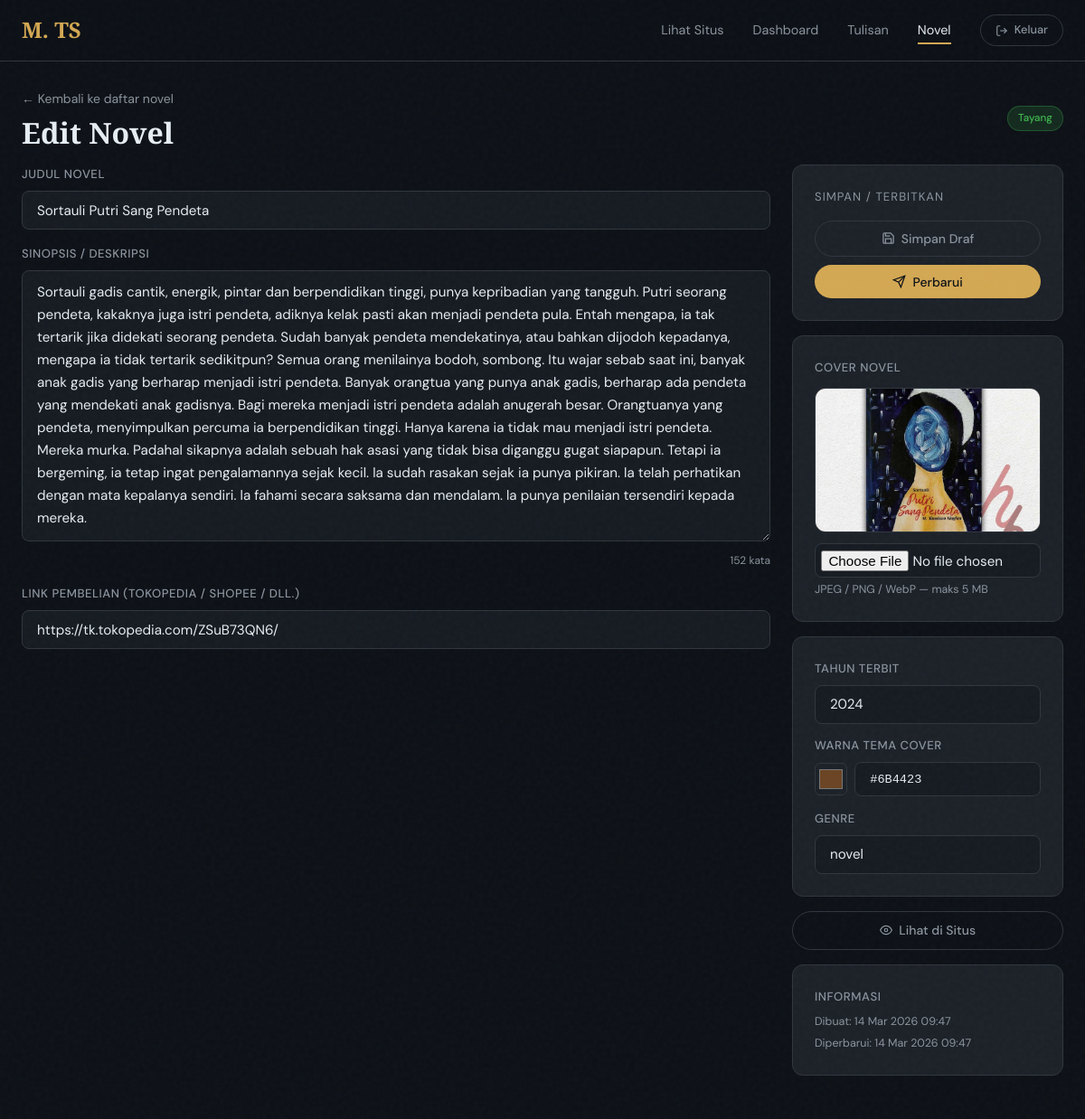
/author_novels.php?action=edit&id=1 (signed in), run on the app's committed database.
### tables this page shows
CREATE TABLE IF NOT EXISTS `novels` (
  `id`          INT AUTO_INCREMENT PRIMARY KEY,
  `title`       VARCHAR(255)  NOT NULL,
  `synopsis`    TEXT          NOT NULL,
  `cover_image` VARCHAR(500)  DEFAULT NULL,
  `buy_link`    VARCHAR(500)  DEFAULT NULL,
  `year`        YEAR          NOT NULL,
  `color`       VARCHAR(7)    DEFAULT '#6B4423',
  `genre`       VARCHAR(100)  DEFAULT 'novel',
  `status`      ENUM('draft','published') DEFAULT 'draft',
  `created_at`  DATETIME      DEFAULT CURRENT_TIMESTAMP,
  `updated_at`  DATETIME      DEFAULT CURRENT_TIMESTAMP ON UPDATE CURRENT_TIMESTAMP
);

### config.php (called while the page is built, shortened)
<?php
function e(string $str): string {
    return htmlspecialchars($str, ENT_QUOTES | ENT_HTML5, 'UTF-8');
}

### author_novels.php (the view, shortened to what this page needs)
<?php
require_once 'config.php';
$db     = getDB();
$action = $_GET['action'] ?? 'list';
$id     = (int)($_GET['id'] ?? 0);
$editNovel = null;
if (($action === 'edit') && $id > 0) {
    $stmt = $db->prepare("SELECT * FROM novels WHERE id = ?");
    $stmt->execute([$id]);
    $editNovel = $stmt->fetch();
}
$novels = [];
$csrfToken = csrfToken();
?>
<!DOCTYPE html>
<html lang="id">
<head>
  <link rel="stylesheet" href="theme.css">
</head>
<body>
<div class="noise-overlay"></div>
<nav class="site-nav">
  <div class="nav-inner">
    <a href="index.php" class="nav-brand">M. TS</a>
    <div class="nav-links">
      <a href="index.php" class="nav-link">Lihat Situs</a>
      <a href="author.php" class="nav-link">Dashboard</a>
      <a href="author_posts.php" class="nav-link">Tulisan</a>
      <a href="author_novels.php" class="nav-link active">Novel</a>
      <a href="logout.php" class="btn btn-ghost btn-sm">
        <svg width="14" height="14" viewBox="0 0 24 24" fill="none" stroke="currentColor" stroke-width="2"><path d="M9 21H5a2 2 0 0 1-2-2V5a2 2 0 0 1 2-2h4"/><polyline points="16 17 21 12 16 7"/><line x1="21" y1="12" x2="9" y2="12"/></svg>
        Keluar
      </a>
    </div>
  </div>
</nav>
<div class="page-wrapper">
  <?php if ($action === 'list'): ?>
  <div class="flex items-center justify-between mb-4 wrap gap-3">
    <div>
      <h1 style="font-size:2rem;font-weight:700;">Katalog Novel</h1>
      <p class="text-muted text-sm">Kelola novel dan katalog buku Anda.</p>
    </div>
    <a href="?action=new" class="btn btn-primary">
      <svg width="15" height="15" viewBox="0 0 24 24" fill="none" stroke="currentColor" stroke-width="2"><line x1="12" y1="5" x2="12" y2="19"/><line x1="5" y1="12" x2="19" y2="12"/></svg>
      Tambah Novel
    </a>
  </div>
  <div class="card" style="padding:0;">
    <?php if (empty($novels)): ?>
    <div style="padding:3rem;text-align:center;color:var(--muted);">Belum ada novel. <a href="?action=new">Tambah sekarang →</a></div>
    <?php else: ?>
    <table class="data-table">
      <thead>
        <tr>
          <th>Judul</th>
          <th>Tahun</th>
          <th>Status</th>
          <th>Diperbarui</th>
          <th>Aksi</th>
        </tr>
      </thead>
      <tbody>
      <?php foreach ($novels as $n): ?>
      <tr>
        <td>
          <div style="display:flex;align-items:center;gap:0.75rem;">
            <?php if ($n['cover_image']): ?>
            <img src="<?= e($n['cover_image']) ?>" alt="" style="width:36px;height:48px;object-fit:cover;border-radius:4px;flex-shrink:0;">
            <?php else: ?>
            <div style="width:36px;height:48px;background:<?= e($n['color']) ?>;border-radius:4px;flex-shrink:0;"></div>
            <?php endif; ?>
            <a href="?action=edit&id=<?= $n['id'] ?>" style="color:var(--fg);font-size:0.88rem;font-weight:500;"><?= e($n['title']) ?></a>
          </div>
        </td>
        <td class="text-muted"><?= e((string)$n['year']) ?></td>
        <td><span class="badge badge-<?= $n['status'] ?>"><?= e($n['status'] === 'published' ? 'Tayang' : 'Draf') ?></span></td>
        <td class="text-muted text-xs"><?= date('d M Y', strtotime($n['updated_at'])) ?></td>
        <td>
          <div style="display:flex;gap:0.4rem;flex-wrap:wrap;">
            <a href="?action=edit&id=<?= $n['id'] ?>" class="btn btn-ghost btn-sm">Edit</a>
            <form method="POST" style="display:inline;" onsubmit="return confirm('Yakin?')">
              <input type="hidden" name="csrf_token" value="<?= e($csrfToken) ?>">
              <input type="hidden" name="id"     value="<?= $n['id'] ?>">
              <input type="hidden" name="action" value="<?= $n['status'] === 'published' ? 'unpublish' : 'publish' ?>">
              <button class="btn btn-sm <?= $n['status'] === 'published' ? 'btn-ghost' : 'btn-success' ?>">
                <?= $n['status'] === 'published' ? 'Tarik' : 'Terbitkan' ?>
              </button>
            </form>
            <form method="POST" style="display:inline;" onsubmit="return confirm('Hapus novel ini permanen?')">
              <input type="hidden" name="csrf_token" value="<?= e($csrfToken) ?>">
              <input type="hidden" name="id"     value="<?= $n['id'] ?>">
              <input type="hidden" name="action" value="delete">
              <button class="btn btn-danger btn-sm">Hapus</button>
            </form>
          </div>
        </td>
      </tr>
      <?php endforeach; ?>
      </tbody>
    </table>
    <?php endif; ?>
  </div>
  <?php else: ?>
  <?php
    $isNew = ($action === 'new');
    $curTitle    = $editNovel['title']       ?? '';
    $curSynopsis = $editNovel['synopsis']    ?? '';
    $curBuyLink  = $editNovel['buy_link']    ?? '';
    $curYear     = $editNovel['year']        ?? (int)date('Y');
    $curColor    = $editNovel['color']       ?? '#6B4423';
    $curGenre    = $editNovel['genre']       ?? 'novel';
    $curStatus   = $editNovel['status']      ?? 'draft';
    $curCover    = $editNovel['cover_image'] ?? '';
  ?>
  <div class="flex items-center justify-between mb-4 wrap gap-3">
    <div>
      <a href="author_novels.php" class="text-muted text-sm">← Kembali ke daftar novel</a>
      <h1 style="font-size:2rem;font-weight:700;margin-top:0.4rem;">
        <?= $isNew ? 'Tambah Novel Baru' : 'Edit Novel' ?>
      </h1>
    </div>
    <?php if (!$isNew): ?>
    <span class="badge badge-<?= $curStatus ?>"><?= $curStatus === 'published' ? 'Tayang' : 'Draf' ?></span>
    <?php endif; ?>
  </div>
  <form method="POST" enctype="multipart/form-data" id="novelForm">
    <div class="novel-editor-wrap">
      <div style="display:flex;flex-direction:column;gap:1rem;">
        <div class="form-group">
          <label class="form-label">Judul Novel</label>
          <input type="text" name="title" class="form-control" required
                 placeholder="Judul novel…"
                 value="<?= e($curTitle) ?>">
        </div>
        <div class="form-group">
          <label class="form-label">Sinopsis / Deskripsi</label>
          <textarea name="synopsis" class="form-control" style="min-height:300px;" required
                    placeholder="Tulis sinopsis novel Anda di sini…"><?= e($curSynopsis) ?></textarea>
          <div class="word-count" id="synWordCount">0 kata</div>
        </div>
        <div class="form-group">
          <label class="form-label">Link Pembelian (Tokopedia / Shopee / dll.)</label>
          <input type="url" name="buy_link" class="form-control"
                 placeholder="https://tokopedia.com/…"
                 value="<?= e($curBuyLink) ?>">
        </div>
      </div>
      <div style="display:flex;flex-direction:column;gap:1rem;">
        <div class="card">
          <p style="font-size:0.82rem;text-transform:uppercase;letter-spacing:0.08em;color:var(--muted);margin-bottom:1rem;">Simpan / Terbitkan</p>
          <div style="display:flex;flex-direction:column;gap:0.6rem;">
            <button type="submit" name="submit_action" value="draft" class="btn btn-ghost" style="justify-content:center;">
              <svg width="15" height="15" viewBox="0 0 24 24" fill="none" stroke="currentColor" stroke-width="2"><path d="M19 21H5a2 2 0 0 1-2-2V5a2 2 0 0 1 2-2h11l5 5v11a2 2 0 0 1-2 2z"/><polyline points="17 21 17 13 7 13 7 21"/><polyline points="7 3 7 8 15 8"/></svg>
              Simpan Draf
            </button>
            <button type="submit" name="submit_action" value="publish" class="btn btn-primary" style="justify-content:center;">
              <svg width="15" height="15" viewBox="0 0 24 24" fill="none" stroke="currentColor" stroke-width="2"><line x1="22" y1="2" x2="11" y2="13"/><polygon points="22 2 15 22 11 13 2 9 22 2"/></svg>
              <?= $curStatus === 'published' ? 'Perbarui' : 'Terbitkan' ?>
            </button>
          </div>
        </div>
        <div class="card">
          <p class="form-label" style="margin-bottom:0.75rem;">Cover Novel</p>
          <div class="cover-swatch" id="coverSwatch"
               style="background: linear-gradient(150deg, <?= e($curColor) ?> 0%, <?= e($curColor) ?>88 100%);">
            <?php if ($curCover): ?>
            <img src="<?= e($curCover) ?>" alt="Cover" id="coverPreviewImg">
            <?php else: ?>
            <img src="" alt="" id="coverPreviewImg" style="display:none;">
            <?php endif; ?>
          </div>
          <input type="file" name="cover_image" id="coverInput" accept="image/jpeg,image/png,image/webp"
                 class="form-control" style="padding:0.4rem;">
          <p class="text-muted text-xs mt-1">JPEG / PNG / WebP — maks 5 MB</p>
        </div>
        <div class="card">
          <div style="display:flex;flex-direction:column;gap:0.85rem;">
            <div class="form-group">
              <label class="form-label">Tahun Terbit</label>
              <input type="number" name="year" class="form-control"
                     min="1900" max="<?= (int)date('Y') + 5 ?>"
                     value="<?= e((string)$curYear) ?>">
            </div>
            <div class="form-group">
              <label class="form-label">Warna Tema Cover</label>
              <div style="display:flex;gap:0.5rem;align-items:center;">
                <input type="color" name="color" id="colorPicker" value="<?= e($curColor) ?>"
                       style="width:44px;height:36px;border:1px solid var(--border);border-radius:6px;background:transparent;cursor:pointer;padding:2px;">
                <input type="text" id="colorText" value="<?= e($curColor) ?>"
                       class="form-control" style="font-family:monospace;font-size:0.85rem;"
                       maxlength="7" placeholder="#6B4423">
              </div>
            </div>
            <div class="form-group">
              <label class="form-label">Genre</label>
              <input type="text" name="genre" class="form-control"
                     placeholder="novel, roman, sastra…"
                     value="<?= e($curGenre) ?>">
            </div>
          </div>
        </div>
        <?php if ($editNovel): ?>
        <?php if ($curStatus === 'published'): ?>
        <a href="index.php#buku" target="_blank"
           class="btn btn-ghost" style="justify-content:center;width:100%;">
          <svg width="14" height="14" viewBox="0 0 24 24" fill="none" stroke="currentColor" stroke-width="2"><path d="M1 12s4-8 11-8 11 8 11 8-4 8-11 8-11-8-11-8z"/><circle cx="12" cy="12" r="3"/></svg>
          Lihat di Situs
        </a>
        <?php endif; ?>
        <div class="card">
          <p class="form-label">Informasi</p>
          <p class="text-muted text-xs mt-2">Dibuat: <?= date('d M Y H:i', strtotime($editNovel['created_at'])) ?></p>
          <p class="text-muted text-xs mt-1">Diperbarui: <?= date('d M Y H:i', strtotime($editNovel['updated_at'])) ?></p>
        </div>
        <?php endif; ?>
      </div>
    </div>
  </form>
  <?php endif; ?>
</div>
</body>
</html>

### theme.css (style rules this page uses)
:root { --bg: #0d1117; --bg-secondary:#161b22; --fg: #e6edf3; --muted: #8b949e; --accent: #d4a853; --accent-dim: #a88a3d; --accent-glow: rgba(212,168,83,0.15); --card: #1c2128; --border: #30363d; --error: #f85149; --success: #3fb950; --warning: #d29922; --radius: 0.75rem; --radius-sm: 0.5rem; }
*, *::before, *::after { box-sizing: border-box; margin: 0; padding: 0; }
html { scroll-behavior: smooth; }
body { font-family: 'DM Sans', sans-serif; background-color: var(--bg); color: var(--fg); line-height: 1.6; min-height: 100vh; overflow-x: hidden; }
h1,h2,h3 { font-family: 'Cormorant Garamond', serif; line-height: 1.2; }
a { color: var(--accent); text-decoration: none; }
.noise-overlay { position: fixed; inset: 0; pointer-events: none; z-index: 1000; opacity: 0.03; }
.site-nav { position: fixed; top: 0; left: 0; width: 100%; z-index: 50; background: rgba(13,17,23,0.92); backdrop-filter: blur(12px); border-bottom: 1px solid var(--border); transition: all 0.3s ease; }
.site-nav .nav-inner { max-width: 1200px; margin: 0 auto; padding: 0.9rem 1.5rem; display: flex; align-items: center; justify-content: space-between; gap: 1rem; }
.nav-brand { font-family: 'Cormorant Garamond', serif; font-size: 1.5rem; font-weight: 700; color: var(--accent); }
.nav-links { display: flex; gap: 2rem; align-items: center; }
.nav-link { position: relative; color: var(--muted); font-size: 0.9rem; transition: color 0.25s; }
.nav-link::after { content: ''; position: absolute; bottom: -4px; left: 0; width: 0; height: 2px; background: var(--accent); transition: width 0.3s ease; }
.nav-link:hover, .nav-link.active { color: var(--fg); }
.nav-link:hover::after, .nav-link.active::after { width: 100%; }
.btn { display: inline-flex; align-items: center; gap: 0.45rem; padding: 0.6rem 1.4rem; border-radius: 9999px; font-family: 'DM Sans', sans-serif; font-size: 0.875rem; font-weight: 500; cursor: pointer; border: none; transition: all 0.25s ease; text-decoration: none; }
.btn-primary { background: var(--accent); color: var(--bg); }
.btn-ghost { background: transparent; color: var(--muted); border: 1px solid var(--border); }
.btn-sm { padding: 0.4rem 1rem; font-size: 0.8rem; }
.card { background: var(--card); border: 1px solid var(--border); border-radius: var(--radius); padding: 1.5rem; }
.form-group { display: flex; flex-direction: column; gap: 0.5rem; }
.form-label { font-size: 0.82rem; font-weight: 500; color: var(--muted); letter-spacing: 0.04em; text-transform: uppercase; }
.form-control { background: var(--bg-secondary); border: 1px solid var(--border); border-radius: var(--radius-sm); color: var(--fg); font-family: 'DM Sans', sans-serif; font-size: 0.95rem; padding: 0.65rem 1rem; width: 100%; transition: border-color 0.25s, box-shadow 0.25s; }
.form-control::placeholder { color: var(--muted); opacity: 0.6; }
textarea.form-control { resize: vertical; min-height: 200px; line-height: 1.65; }
.badge { display: inline-flex; align-items: center; gap: 0.3rem; padding: 0.25rem 0.7rem; border-radius: 9999px; font-size: 0.72rem; font-weight: 500; text-transform: capitalize; }
.badge-published { background: rgba(63,185,80,0.15); color: var(--success); border: 1px solid rgba(63,185,80,0.3); }
.text-muted { color: var(--muted); }
.text-sm { font-size: 0.875rem; }
.text-xs { font-size: 0.78rem; }
.flex { display: flex; }
.items-center { align-items: center; }
.justify-between { justify-content: space-between; }
.gap-3 { gap: 0.75rem; }
.wrap { flex-wrap: wrap; }
.mt-1 { margin-top: 0.25rem; }
.mt-2 { margin-top: 0.5rem; }
.mb-4 { margin-bottom: 1rem; }
.page-wrapper { max-width: 1200px; margin: 0 auto; padding: 6rem 1.5rem 3rem; }

### author_novels.php (style rules this page uses)
.novel-editor-wrap { display: grid; grid-template-columns: 1fr 300px; gap: 1.5rem; align-items: start; }
.cover-swatch { width: 100%; height: 160px; border-radius: var(--radius); border: 1px solid var(--border); display: flex; align-items: center; justify-content: center; font-family: 'Cormorant Garamond', serif; font-size: 0.95rem; color: rgba(255,255,255,0.6); position: relative; overflow: hidden; margin-bottom: 0.75rem; transition: background 0.3s; }
.cover-swatch img { width:100%;height:100%;object-fit:cover;position:absolute;inset:0; }
.word-count { font-size: 0.75rem; color: var(--muted); text-align: right; margin-top: 0.25rem; }

### data on the page
novels: title "Sortauli Putri Sang Pendeta", synopsis "Sortauli gadis cantik, energik, pintar dan berpendidikan tinggi, punya kepribadian yang tangguh. Putri seorang pendeta, kakaknya juga istri pendeta, adiknya kelak pasti akan menjadi pendeta pula. Entah mengapa, ia tak tertarik jika didekati seorang pendeta. Sudah banyak pendeta mendekatinya, atau bahkan dijodoh kepadanya, mengapa ia tidak tertarik sedikitpun? Semua orang menilainya bodoh, sombong. Itu wajar sebab saat ini, banyak anak gadis yang berharap menjadi istri pendeta. Banyak orangtua yang punya anak gadis, berharap ada pendeta yang mendekati anak gadisnya. Bagi mereka menjadi istri pendeta adalah anugerah besar. Orangtuanya yang pendeta, menyimpulkan percuma ia berpendidikan…", buy_link "https://tk.tokopedia.com/ZSuB73QN6/", cover_image (picture), year "2024", color "#6b4423", color "#6B4423", genre "novel", created_at "14 Mar 2026 09:47", updated_at "14 Mar 2026 09:47"
